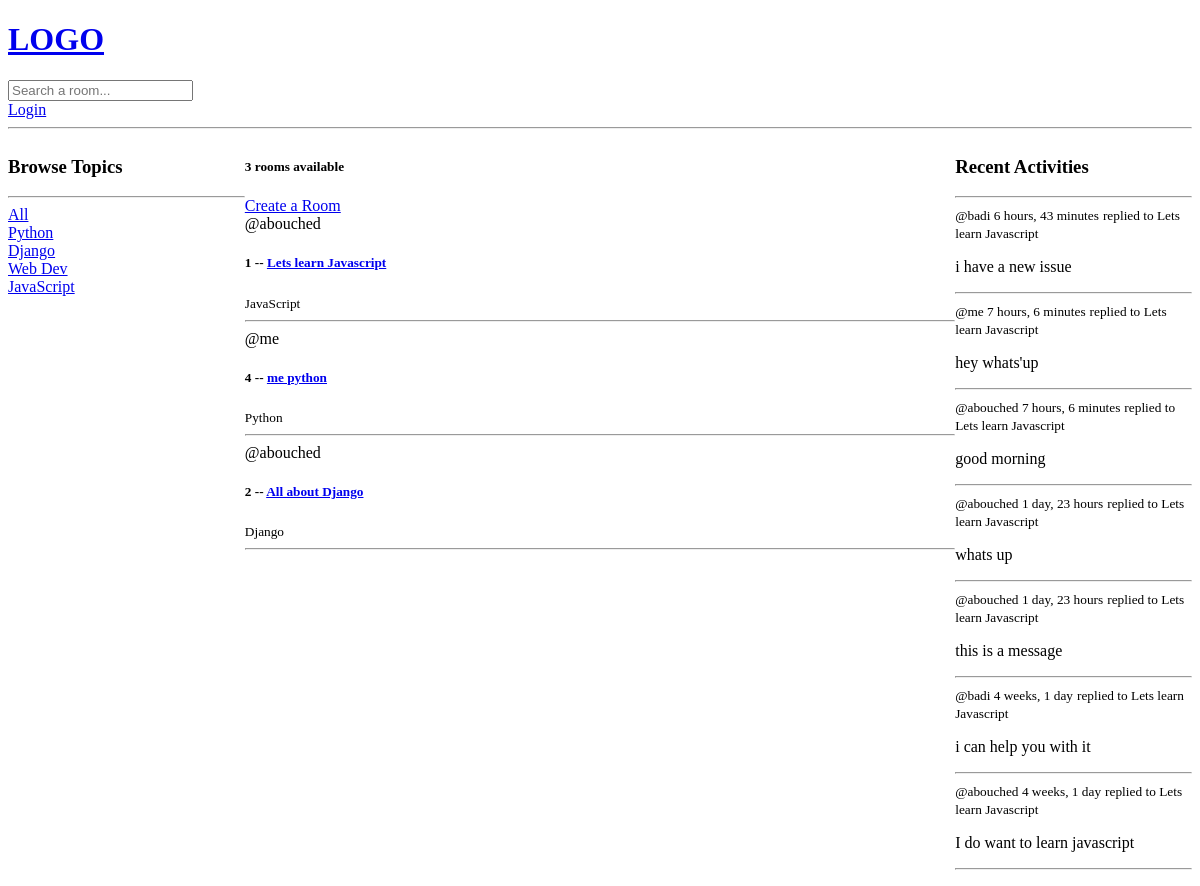
Before: / with the older database file.
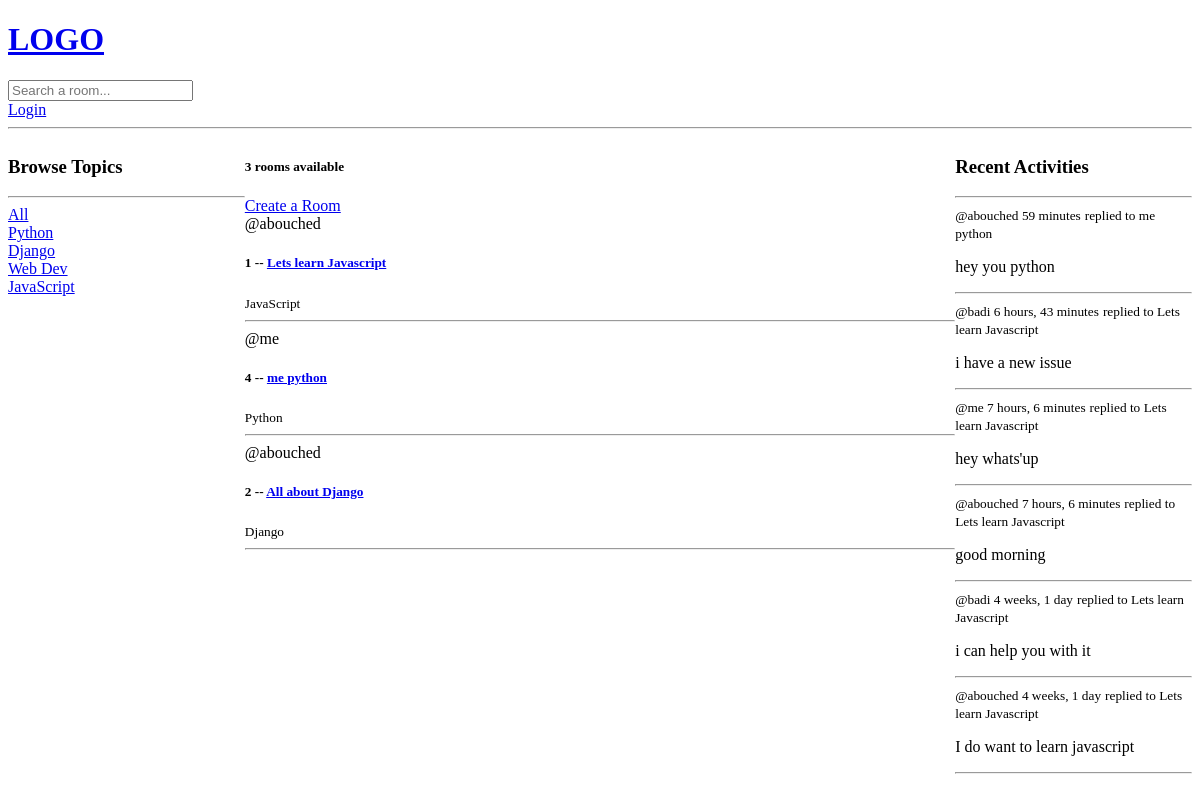
After: the same page with the newer database file.
### base/models.py (models this page shows, shortened)
class Topic(models.Model):
    name = models.CharField(max_length=200)

class Room(models.Model):
    host = models.ForeignKey(User, on_delete=models.SET_NULL, null=True)
    topic = models.ForeignKey(Topic, on_delete=models.SET_NULL, null=True)
    name = models.CharField(max_length=200)
    description = models.TextField(null=True, blank=True)
    participants = models.ManyToManyField(
        User, related_name='participants', blank=True)
    update = models.DateField(auto_now=True)  # Snapchot everytime i save
    created = models.DateField(auto_now_add=True)  # Snapchot once it is created
    class Meta:
        ordering = ['-update', '-created']
    def __str__(self):
        return self.name

class Message(models.Model):
    user = models.ForeignKey(User, on_delete=models.CASCADE)
    room = models.ForeignKey(Room, on_delete=models.CASCADE)
    body = models.TextField()
    updated = models.DateTimeField(auto_now=True)
    created = models.DateTimeField(auto_now_add=True)
    class Meta:
        ordering = ['-updated', '-created']
    def __str__(self):
        return self.body[0:50]

### base/views.py (the view)
# urls.py: path('', views.home, name="home"),
def home(request):
    q = request.GET.get('q') if request.GET.get('q') is not None else ''
    rooms = Room.objects.filter(Q(topic__name__icontains=q) |
                                Q(name__icontains=q) |
                                Q(description__contains=q))
    topics = Topic.objects.all()
    room_count = rooms.count()
    room_messages = Message.objects.filter(Q(room__topic__name__icontains=q))
    context = {'rooms': rooms, 'topics': topics, 'room_count': room_count,
               'room_messages': room_messages}
    return render(request, 'base/home.html', context)

### base/templates/base/home.html (shortened to what this page needs)
{% extends 'main.html' %}
{% block content %}
<div class="home-container">
    <div>
        <h3>Browse Topics</h3>
        <hr>
            <div>
                <a href="{% url 'home' %}">All</a>
            </div>
        {% for topic in topics %}
            <div>
                <a href="{% url 'home' %}?q={{ topic.name }}">{{ topic.name }}</a>
            </div>
        {% endfor %}
    </div>
    <div>
        <h5>{{ room_count }} rooms available</h5>
        <a href="{% url 'create-room'%}">Create a Room</a>
        <div>
            {% for room in rooms %}
                <div>
                    <span>@{{room.host.username}} </span>
                    <h5>{{room.id}} -- <a href="{% url 'room' room.id %}">{{room.name}}</a></h5>
                    <small>{{room.topic.name}}</small>
                    <hr>
                </div>
            {% endfor %}
        </div>
    </div>
    <div>
        <h3>Recent Activities</h3>
        <hr>
        {% for room_message in room_messages %}
            <div>
                <small>@{{ room_message.user }} {{ room_message.created | timesince }}</small>
                <small>replied to {{ room_message.room }}</small>
                <p>{{ room_message }}</p>
            <hr>
            </div>
        {% endfor %}
    </div>
</div>
{% endblock content %}

Changed rows visible on the page:
removed Message: user "abouched", created "1 day, 23 hours", room "Lets learn Javascript", body "whats up"
removed Message: user "abouched", created "1 day, 23 hours", room "Lets learn Javascript", body "this is a message"
added Message: user "abouched", created "59 minutes", room "me python", body "hey you python"
